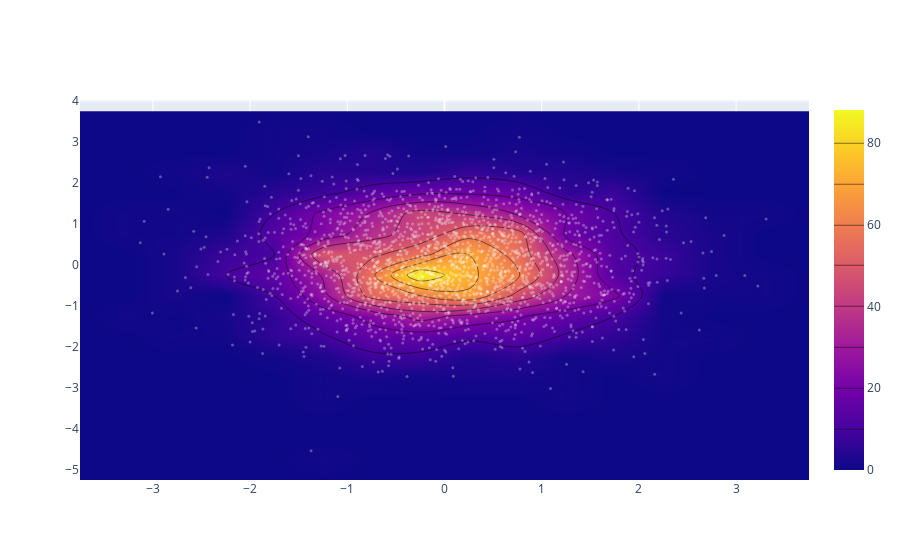

Notebook source saved alongside this figure:
### Code cell
import plotly.graph_objs as go
import numpy as np

x = np.random.randn(2000)
y = np.random.randn(2000)
iplot([go.Histogram2dContour(x=x, y=y, contours=dict(coloring='heatmap')),
       go.Scatter(x=x, y=y, mode='markers', marker=dict(color='white', size=3, opacity=0.3))], show_link=False)

### Figure 1 — Plotly figure (JSON) as saved in the notebook; plotly's stock layout.template omitted (floating-point values rounded to 4 significant figures; data arrays with more than 128 entries replaced by an {"elided": "..."} marker saying what was removed)
{"data": [{"contours": {"coloring": "heatmap"}, "type": "histogram2dcontour", "x": {"elided": "2000 float values"}, "y": {"elided": "2000 float values"}}, {"marker": {"color": "white", "opacity": 0.3, "size": 3}, "mode": "markers", "type": "scatter", "x": {"elided": "2000 float values"}, "y": {"elided": "2000 float values"}}], "layout": {}}
